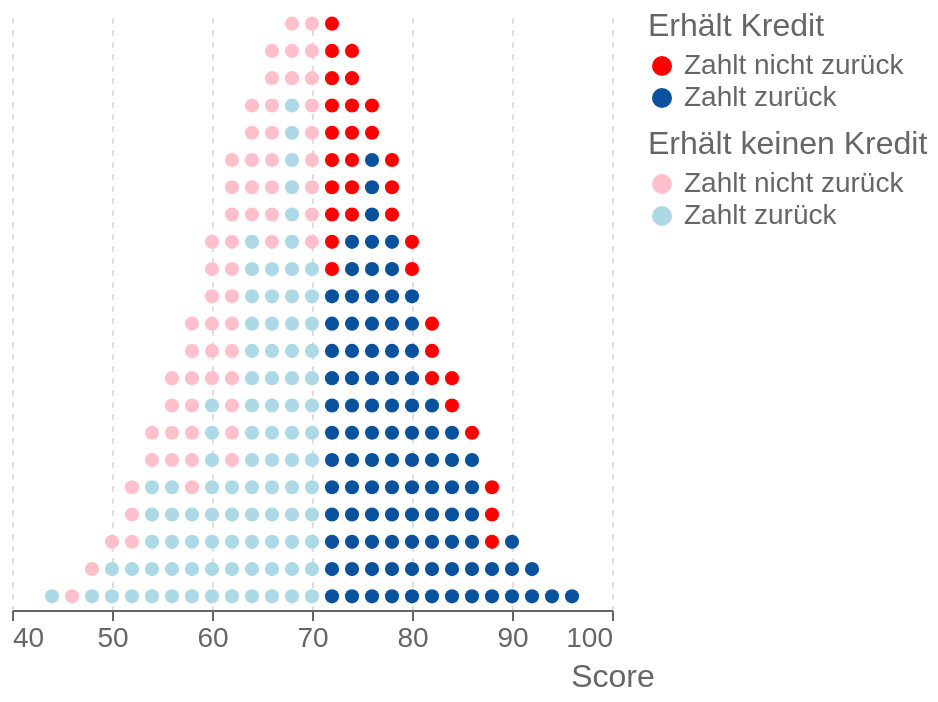

Describe this chart as a Vega-Lite specification.
### Vega-Lite specification from a JSON file in a GitHub repository (floating-point values rounded to 4 significant figures; data arrays with more than 128 entries replaced by an {"elided": "..."} marker saying what was removed)
{"config": {"text": {"color": "#666", "fontSize": 14}, "title": {"font": "Arial, sans-serif", "anchor": "start", "titleFontWeight": "bold", "labelFontWeight": "normal", "fontSize": 30, "titleFontSize": 14, "labelFontSize": 14, "color": "#333", "titleColor": "#333", "labelColor": "#666", "tickColor": "#666", "domainColor": "#666", "subtitleColor": "#666", "subtitleFontSize": 14}, "header": {"titleFontSize": 18, "labelFontSize": 18, "color": "#666", "titleColor": "#666", "labelColor": "#666", "fontWeight": "normal", "titleFontWeight": "normal", "labelFontWeight": "normal"}, "view": {"height": 800, "width": 800, "strokeWidth": 0, "fill": "white"}, "axis": {"domain": true, "domainColor": "#666", "domainWidth": 1, "gridWidth": 1, "labelAngle": 0, "tickSize": 5, "gridCap": "round", "gridDash": [2, 4], "fontWeight": "normal", "titleFontWeight": "normal", "labelFontWeight": "normal", "fontSize": 30, "titleFontSize": 16, "labelFontSize": 14, "color": "#666", "titleColor": "#666", "labelColor": "#666", "tickColor": "#666"}, "axisX": {"titleAnchor": "end", "titleAlign": "center"}, "axisY": {"titleAnchor": "end", "titleAngle": 0, "titleAlign": "center", "titleY": -15, "titleX": 0}, "legend": {"fontWeight": "normal", "titleFontWeight": "normal", "labelFontWeight": "normal", "fontSize": 30, "titleFontSize": 16, "labelFontSize": 14, "color": "#666", "titleColor": "#666", "labelColor": "#666", "tickColor": "#666", "domainColor": "#666"}}, "layer": [{"mark": {"type": "circle", "opacity": 1, "size": 50}, "encoding": {"color": {"field": "defaults", "scale": {"range": ["red", "#08519c"]}, "title": "Erhält Kredit", "type": "nominal"}, "x": {"field": "score", "scale": {"domain": [40, 100]}, "title": "Score", "type": "quantitative"}, "y": {"axis": null, "field": "id", "sort": "descending", "title": null, "type": "nominal"}}, "transform": [{"window": [{"op": "rank", "field": "", "as": "id"}], "groupby": ["score"]}, {"filter": "(datum.score > 70)"}]}, {"mark": {"type": "circle", "opacity": 1, "size": 50}, "encoding": {"color": {"field": "defaults", "scale": {"range": ["pink", "lightblue"]}, "title": "Erhält keinen Kredit", "type": "nominal"}, "x": {"field": "score", "scale": {"domain": [40, 100]}, "title": "Score", "type": "quantitative"}, "y": {"axis": null, "field": "id", "sort": "descending", "title": null, "type": "nominal"}}, "transform": [{"window": [{"op": "rank", "field": "", "as": "id"}], "groupby": ["score"]}, {"filter": "(datum.score <= 70)"}]}], "data": {"name": "data-5be4cecbfd4e3857d9c22b07b1f0cb65"}, "height": 300, "resolve": {"scale": {"color": "independent"}}, "width": 300, "$schema": "https://vega.github.io/schema/vega-lite/v5.20.1.json", "datasets": {"data-5be4cecbfd4e3857d9c22b07b1f0cb65": {"elided": "286 records"}}}
